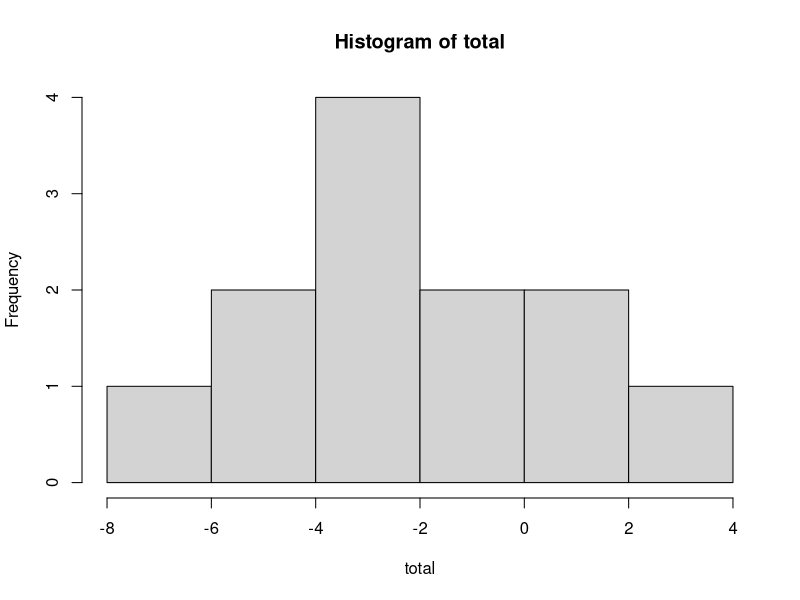
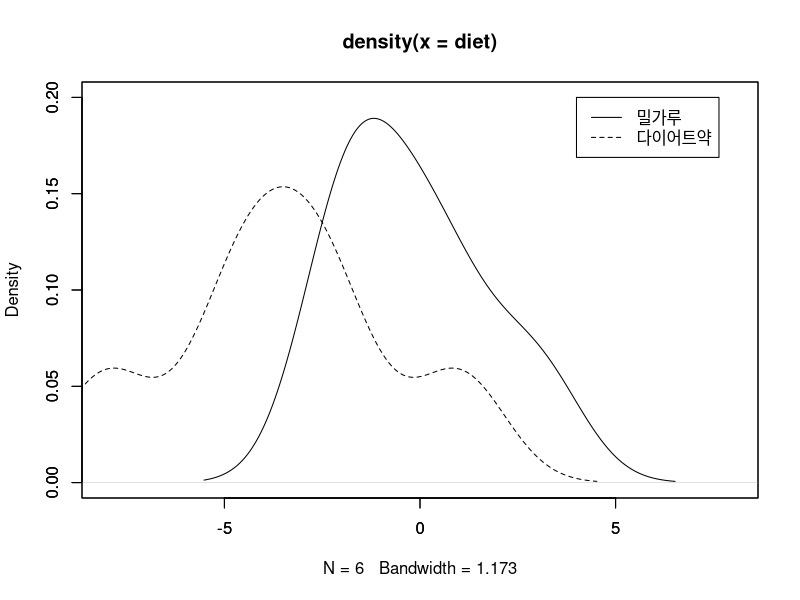
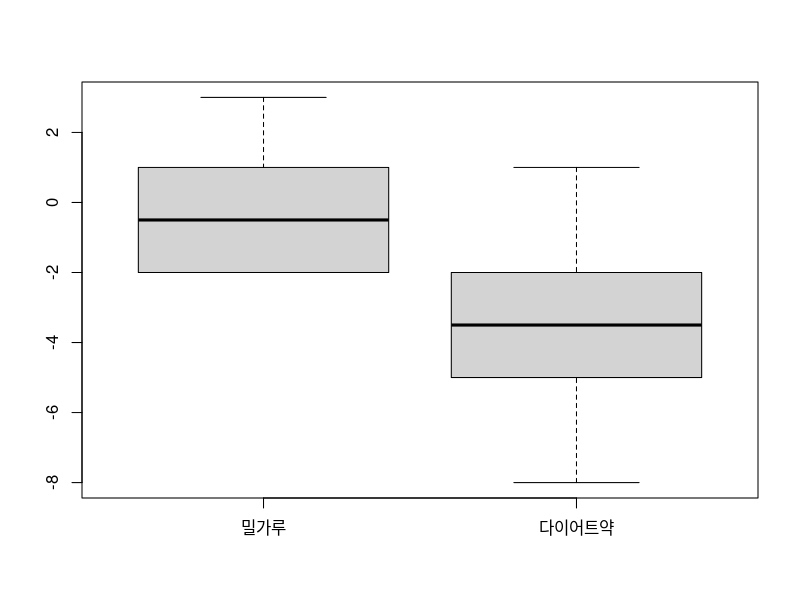
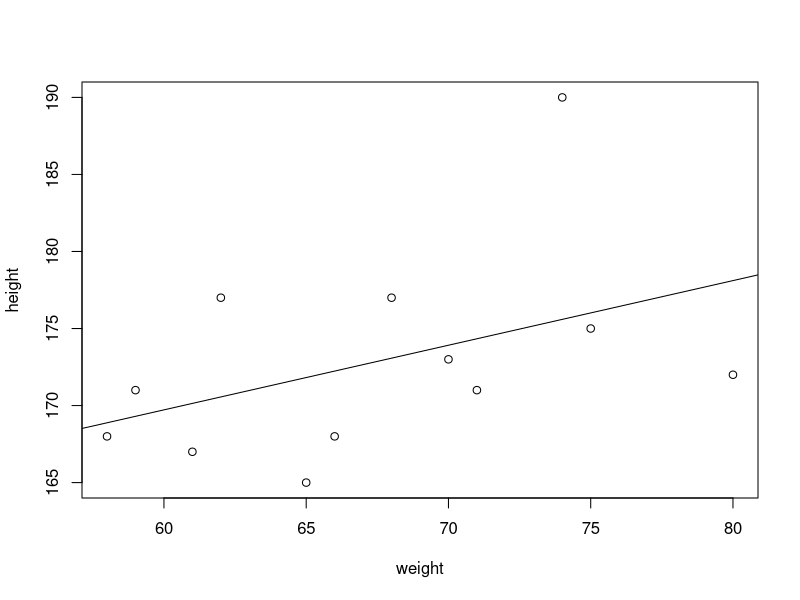
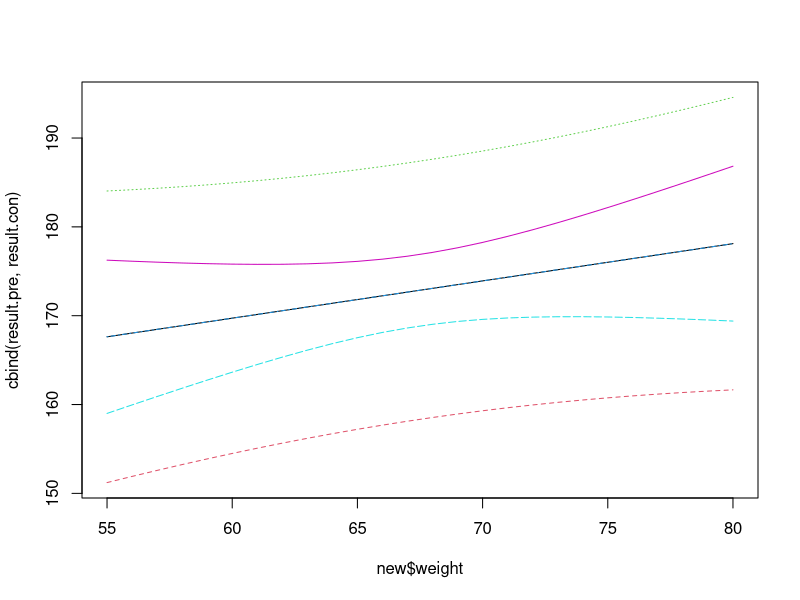

Generate these figures, in order, with R:
# 9장 데이터분석 입문

## 9.1 데이터분석의 흐름

## 9.2 데이터를 R로 읽어 들인다

flour <- c( 3, -2, -1,  0,  1, -2)  # 밀가루
diet  <- c(-4,  1, -3, -5, -2, -8)  # 다이어트약
total <- c(flour, diet)             # 12명 전원의 데이터


## 9.3 데이터를 플롯한다

hist(total)

plot(density(flour), xlim=c(-8, 8), ylim=c(0, 0.2), lty=1, ann=F)
par(new=T)
plot(density(diet), xlim=c(-8, 8), ylim=c(0, 0.2), lty=2)
legend(4, 0.2, c("밀가루", "다이어트약"), lty=1:2, ncol=1)   # 범례를 그린다.

boxplot(flour, diet, names=c("밀가루", "다이어트약"))


## 9.4 데이터의 통계량을 구한다

sum(total)
quantile(total, prob=0.8, name=F)  # 아래로부터 확률이 0.8인 위치의 데이터
fivenum(total)                     # min, 1Q, media, 3Q, max
sum((total - mean(total))^2)       # 평방합

variance <- function(x) var(x) * (length(x) - 1) / length(x)
variance(total)                    # 표본분산
var(total)                         # 불편분산
sd(total)                          # 표준편차 = sqrt((var(total))

var(flour, diet)    # 불편공분산행렬
cor(flour, diet)    # 상관계수


## 9.5 검정 결과 보는 법

## 9.5.1 검정함수의 기본

## 9.5.2 검정 사례(1): 1표본 t검정

t.test(diet, mu=0)                         # 양측검정
t.test(diet, mu=0, alternative="greater")  # 단측검정


## 9.5.3 검정 사례(2): 2표본 t검정

t.test(flour, diet, var.equal=T)


## 9.5.4 함수 t.test()의 인수

## 9.5.5 반환값

## 9.6 직선회귀 . 최소제곱법

## 9.6.1 직선회귀 . 최소제곱법 함수의 기본

## 9.6.2 데이터 입력과 플롯

height <- c(177, 165, 175, 168, 171, 168, 190, 167, 173, 172, 171, 177)
weight <- c(62, 65, 75, 58, 59, 66, 74, 61, 70, 80, 71, 68)
plot(weight, height)

result <- lm(height ~ weight)  # 단회귀분석
abline(result)


## 9.6.3 직선회귀 . 최소제곱법

result <- lm(height ~ weight)  # 단회귀분석
summary(result)                # 분석 결과 요약

new <- data.frame(weight = 68)
predict(result, new, interval="confidence", level=0.95)
predict(result, new, interval="predict", level=0.95)

new <- data.frame(weight=seq(55, 80, 1))
result.pre <- predict(result, new, interval="prediction")
result.con <- predict(result, new, interval="confidence")
matplot(new$weight, cbind(result.pre, result.con), type="l")


## 9.7 보충학습

## 9.7.1 분산이 같은지 다른지 검정하기

var.test(flour, diet)


## 9.7.2 편상관행렬

my.cor <- function(x) {
    tmpcor <- cor(x)
    if (det(tmpcor) != 0) sol <- solve(tmpcor)
    else { library(MASS); sol <- ginv(tmpcor) }
    d <- diag(sol)
    sol <- -sol / sqrt(outer(d, d))
    rownames(sol) <- paste("Var", 1:ncol(x))
    colnames(sol) <- paste("Var", 1:ncol(x))
    return(sol)
}
x <- matrix(c(1:9), ncol=3, byrow=T)
my.cor(x)


## 9.7.3 데이터의 표준화

height <- c(177, 165, 175, 168, 171, 168, 190, 167, 173, 172, 171, 177)
scale(height)
